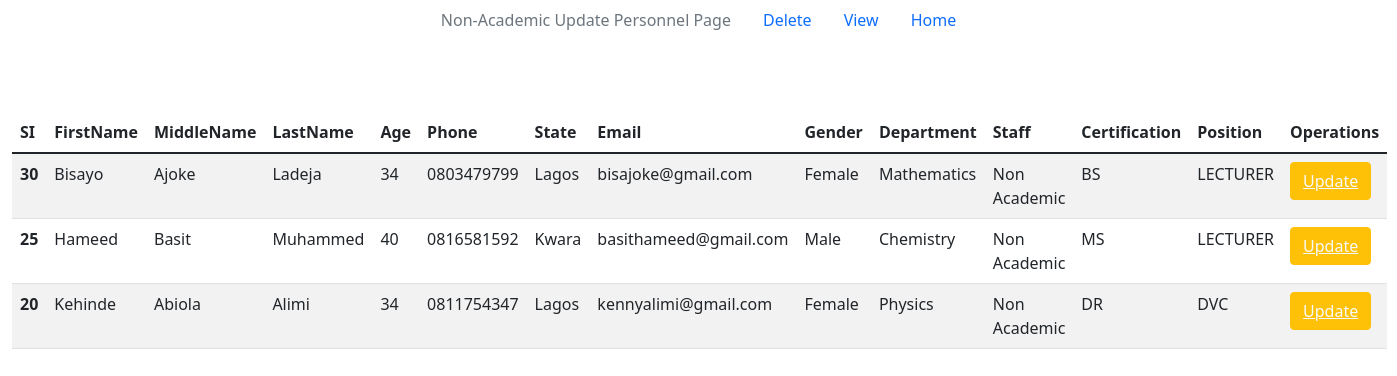
/dist/updatenacad.php, run on the app's committed database.
### tables this page shows
CREATE TABLE IF NOT EXISTS `personnel` (
  `id` int(11) NOT NULL AUTO_INCREMENT,
  `fname` varchar(30) NOT NULL,
  `mname` varchar(30) NOT NULL,
  `lname` varchar(30) NOT NULL,
  `age` int(100) NOT NULL,
  `phone` varchar(30) NOT NULL,
  `state` varchar(10) NOT NULL,
  `email` varchar(30) NOT NULL,
  `address` varchar(50) NOT NULL,
  `gender` varchar(10) NOT NULL,
  `department` varchar(30) NOT NULL,
  `staff` varchar(40) NOT NULL,
  `certification` varchar(40) NOT NULL,
  `position` varchar(40) NOT NULL,
  PRIMARY KEY (`id`)
);

### dist/updatenacad.php (the view, shortened to what this page needs)
<?php
include 'connect.php';
?>
<!DOCTYPE html>
<html lang="en">
  <head>
    <link href="https://cdn.jsdelivr.net/npm/bootstrap@5.1.3/dist/css/bootstrap.min.css" rel="stylesheet">
  </head>
  <body>
  <ul class="nav justify-content-center">
       <li class="nav-item">
    <a class="nav-link disabled" aria-current ="page">Non-Academic Update Personnel Page</a>
  </li>
  <li class="nav-item">
    <a class="nav-link" href="deletenacad.php">Delete</a>
  </li>
  <li class="nav-item">
    <a class="nav-link" href="nacad.php">View</a>
  </li>
  <li class="nav-item">
    <a class="nav-link" href="http://localhost/bolaji/admin/master/index.php">Home</a>
  </li>
</ul>
<br><br><br>
    <div class="container-fluid">
      <table class="table table-striped table-hover">
        <thead>
          <tr>
            <th scope="col"> SI</th>
            <th scope="col"> FirstName</th>
            <th scope="col"> MiddleName</th>
            <th scope="col"> LastName</th>
            <th scope="col"> Age</th>
            <th scope="col"> Phone</th>
            <th scope="col"> State</th>
            <th scope="col"> Email</th>
            <th scope="col"> Gender</th>
            <th scope="col"> Department</th>
            <th scope="col"> Staff</th>
            <th scope="col"> Certification</th>
            <th scope="col"> Position</th>
            <th scope="col"> Operations</th>
          </tr>
        </thead>
        <tbody>
        <?php
         $sql = "select * from `personnel` where staff='Non Academic'";
         $result = mysqli_query($con, $sql);
         if($result){
          while($row = mysqli_fetch_assoc($result)){
            $id =$row['id'];
            $fname =$row['fname'];
            $mname =$row['mname'];
            $lname =$row['lname'];
            $age =$row['age'];
            $phone =$row['phone'];
            $state =$row['state'];
            $email =$row['email'];
            $gender =$row['gender'];
            $department =$row['department'];
            $staff =$row['staff'];
            $certification =$row['certification'];
            $position =$row['position'];
            echo '<tr>
            <th scope="row">'.$id.'</th>
            <td>'.$fname.'</td>
            <td>'.$mname.'</td>
            <td>'.$lname.'</td>
            <td>'.$age.'</td>
            <td>'.$phone.'</td>
            <td>'.$state.'</td>
            <td>'.$email.'</td>
            <td>'.$gender.'</td>
            <td>'.$department.'</td>
            <td>'.$staff.'</td>
            <td>'.$certification.'</td>
            <td>'.$position.'</td>
            <td>
            <button class="btn btn-warning"><a href="updateaction.php?updateid='.$id.'" class="text-light">Update</a></button>
            </td>
          </tr>';
          }
         }
        ?>
        </tbody>
      </table>
    </div>
  </body>
</html>

### data on the page
personnel: id "30", fname "Bisayo", mname "Ajoke", lname "Ladeja", age "34", phone "0803479799", state "Lagos", email "bisajoke@gmail.com", gender "Female", department "Mathematics", staff "Non Academic", certification "BS", position "LECTURER"
personnel: id "25", fname "Hameed", mname "Basit", lname "Muhammed", age "40", phone "0816581592", state "Kwara", email "basithameed@gmail.com", gender "Male", department "Chemistry", staff "Non Academic", certification "MS", position "LECTURER"
personnel: id "20", fname "Kehinde", mname "Abiola", lname "Alimi", age "34", phone "0811754347", state "Lagos", email "kennyalimi@gmail.com", gender "Female", department "Physics", staff "Non Academic", certification "DR", position "DVC"
